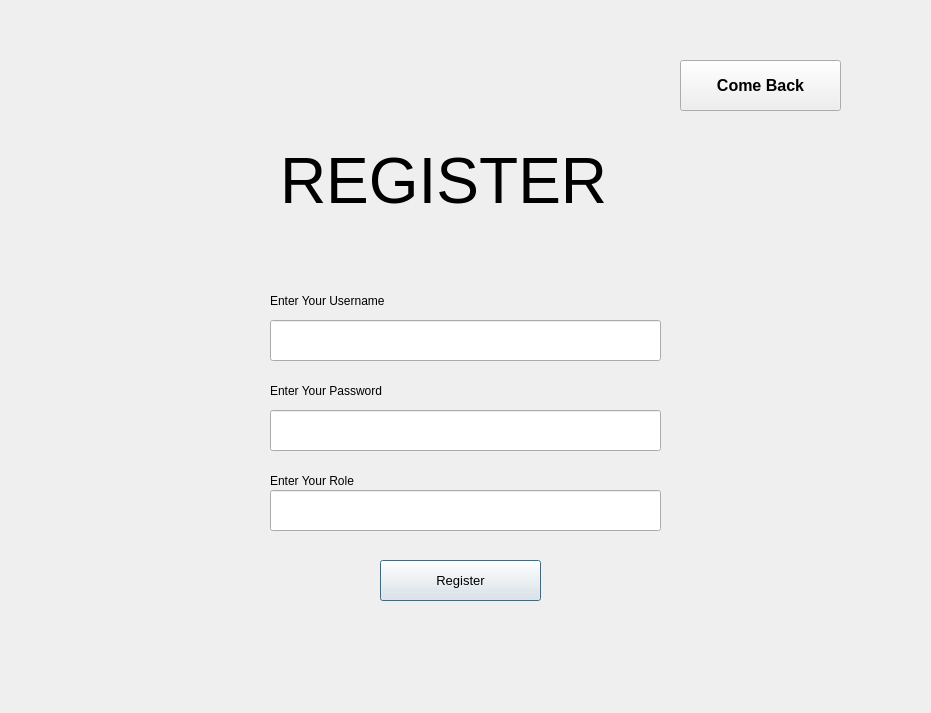
<?xml version="1.0" encoding="UTF-8"?>
<ui version="4.0">
 <class>Dialog</class>
 <widget class="QDialog" name="Dialog">
  <property name="geometry">
   <rect>
    <x>0</x>
    <y>0</y>
    <width>931</width>
    <height>713</height>
   </rect>
  </property>
  <property name="windowTitle">
   <string>Dialog</string>
  </property>
  <widget class="QLabel" name="label_2">
   <property name="geometry">
    <rect>
     <x>280</x>
     <y>130</y>
     <width>361</width>
     <height>101</height>
    </rect>
   </property>
   <property name="font">
    <font>
     <pointsize>48</pointsize>
    </font>
   </property>
   <property name="text">
    <string>REGISTER</string>
   </property>
  </widget>
  <widget class="QLineEdit" name="roleInput">
   <property name="geometry">
    <rect>
     <x>270</x>
     <y>490</y>
     <width>391</width>
     <height>41</height>
    </rect>
   </property>
   <property name="text">
    <string/>
   </property>
  </widget>
  <widget class="QPushButton" name="registerBtn">
   <property name="geometry">
    <rect>
     <x>380</x>
     <y>560</y>
     <width>161</width>
     <height>41</height>
    </rect>
   </property>
   <property name="font">
    <font>
     <pointsize>10</pointsize>
    </font>
   </property>
   <property name="text">
    <string>Register</string>
   </property>
  </widget>
  <widget class="QLabel" name="label_4">
   <property name="geometry">
    <rect>
     <x>270</x>
     <y>380</y>
     <width>141</width>
     <height>21</height>
    </rect>
   </property>
   <property name="text">
    <string>Enter Your Password</string>
   </property>
  </widget>
  <widget class="QLabel" name="label_3">
   <property name="geometry">
    <rect>
     <x>270</x>
     <y>470</y>
     <width>141</width>
     <height>21</height>
    </rect>
   </property>
   <property name="text">
    <string>Enter Your Role</string>
   </property>
  </widget>
  <widget class="QLineEdit" name="usernameInput">
   <property name="geometry">
    <rect>
     <x>270</x>
     <y>320</y>
     <width>391</width>
     <height>41</height>
    </rect>
   </property>
   <property name="text">
    <string/>
   </property>
  </widget>
  <widget class="QLabel" name="alertLabel">
   <property name="geometry">
    <rect>
     <x>410</x>
     <y>250</y>
     <width>151</width>
     <height>21</height>
    </rect>
   </property>
   <property name="text">
    <string/>
   </property>
   <property name="alignment">
    <set>Qt::AlignCenter</set>
   </property>
  </widget>
  <widget class="QLabel" name="label_5">
   <property name="geometry">
    <rect>
     <x>270</x>
     <y>290</y>
     <width>141</width>
     <height>21</height>
    </rect>
   </property>
   <property name="text">
    <string>Enter Your Username</string>
   </property>
  </widget>
  <widget class="QPushButton" name="comeBackBtn">
   <property name="geometry">
    <rect>
     <x>680</x>
     <y>60</y>
     <width>161</width>
     <height>51</height>
    </rect>
   </property>
   <property name="font">
    <font>
     <pointsize>12</pointsize>
     <weight>75</weight>
     <bold>true</bold>
    </font>
   </property>
   <property name="text">
    <string>Come Back</string>
   </property>
  </widget>
  <widget class="QLineEdit" name="passwordInput">
   <property name="geometry">
    <rect>
     <x>270</x>
     <y>410</y>
     <width>391</width>
     <height>41</height>
    </rect>
   </property>
   <property name="text">
    <string/>
   </property>
  </widget>
 </widget>
 <resources/>
 <connections/>
</ui>
